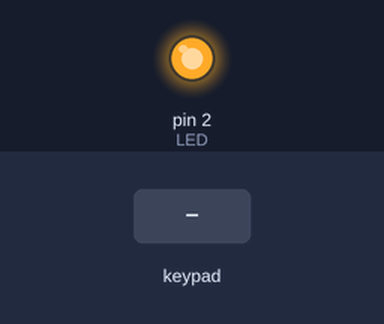
Recording of a sketch running on a simulated Arduino Uno, built with avr-gcc and run on an emulated ATmega328P. Shown: output pins drawn as LEDs (lit = HIGH). Dashed ring = blinking. Inputs (shaded band) come from the test bench. What the sketch prints to the serial monitor is not drawn.

Above: at 0.1 s.
At 4.2 s:
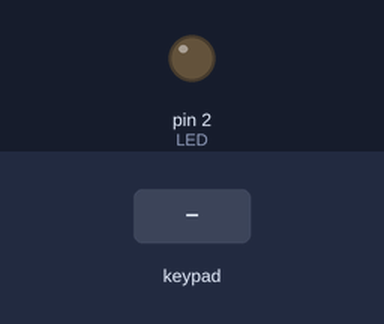
4.3 s: keypad keys 6 7 8 9 # pressed 0.4 s apart
At 7.2 s:
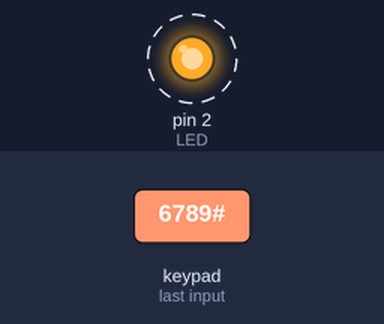
Timing chart, 0 to 13.9 s (numbered marks = the images above; inputs shaded):
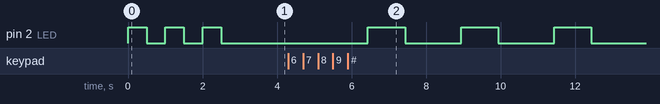

Measured:
- after the input at 4.3 s, pin 2 (LED): alternates HIGH for 1.0 s and LOW for 1.5 s, starting after 2.1 s

The sketch:

lab3.ino
```cpp
#include <Key.h>
#include <Keypad.h>

#include <Keypad.h>

const byte ROWS = 4;
const byte COLS = 3;

char keys[ROWS][COLS] = {
  {'1', '2', '3'},
  {'4', '5', '6'},
  {'7', '8', '9'},
  {'*', '0', '#'}
};

byte rowPins[ROWS] = {6, 7, 8, 9};
byte colPins[COLS] = {10, 11, 12};

Keypad keypad = Keypad(makeKeymap(keys), rowPins, colPins, ROWS, COLS);

int LED = 2;

String inputAmount = "";
int fuelAmount = 0;

void setup() {
  Serial.begin(9600);

  pinMode(LED, OUTPUT);

  for (int i = 0; i < 3; i++) {
    digitalWrite(LED, HIGH);
    delay(500);
    digitalWrite(LED, LOW);
    delay(500);
  }

  Serial.println("Enter amount:");
}

void loop() {
  char key = keypad.getKey();

  if (key) {
    if (key >= '0' && key <= '9') {
      inputAmount += key;
      Serial.print(key);

    } else if (key == '#') {

      fuelAmount = inputAmount.toInt();

      if (fuelAmount > 0) {

        Serial.println();
        Serial.print("You entered: ");
        Serial.println(fuelAmount);

        int liters = fuelAmount / 200;

        if (liters >= 1) {
          Serial.print("You will have ");
          Serial.print(liters);
          Serial.print(" of fuel against this amount.");
          Serial.println("\nDispensing fuel. Please wait");

          for (int i = 0; i < liters; i++) {
            delay(500);
            digitalWrite(LED, HIGH);
            delay(1000);
            digitalWrite(LED, LOW);
            delay(1000);
          }

          Serial.println("Thank you for visiting us. \nDrive safe.");

        } else {
          Serial.println("Sorry, system cannot dispense fuel against this amount.");
          Serial.println("Thank you for visiting us. \nDrive safe.");
        }
      } else {
        Serial.println("Invalid amount entered. Please try again.");
      }

      inputAmount = "";
    } else if (key == '*') {
      inputAmount = "";
      Serial.println();
      Serial.println("Input cleared.");
    }
  }
}
```
